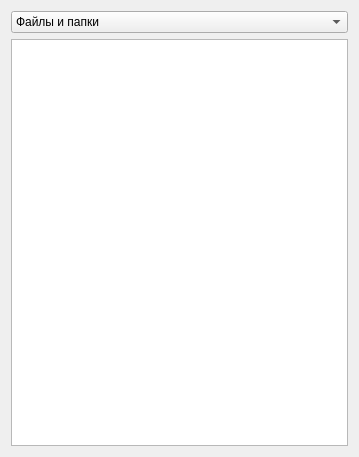
<?xml version="1.0" encoding="UTF-8"?>
<ui version="4.0">
 <class>TreeFilesWidget</class>
 <widget class="QFrame" name="TreeFilesWidget">
  <property name="geometry">
   <rect>
    <x>0</x>
    <y>0</y>
    <width>359</width>
    <height>457</height>
   </rect>
  </property>
  <property name="windowTitle">
   <string>Frame</string>
  </property>
  <layout class="QVBoxLayout" name="verticalLayout">
   <item>
    <widget class="QComboBox" name="comboBox">
     <item>
      <property name="text">
       <string>Файлы и папки</string>
      </property>
     </item>
     <item>
      <property name="text">
       <string>Открытые файлы</string>
      </property>
     </item>
    </widget>
   </item>
   <item>
    <widget class="QStackedWidget" name="stackedWidget">
     <property name="currentIndex">
      <number>1</number>
     </property>
     <widget class="QWidget" name="page">
      <layout class="QVBoxLayout" name="verticalLayout_2">
       <property name="leftMargin">
        <number>0</number>
       </property>
       <property name="topMargin">
        <number>0</number>
       </property>
       <property name="rightMargin">
        <number>0</number>
       </property>
       <property name="bottomMargin">
        <number>0</number>
       </property>
       <item>
        <widget class="QTreeWidget" name="treeWidget">
         <column>
          <property name="text">
           <string notr="true">1</string>
          </property>
         </column>
        </widget>
       </item>
      </layout>
     </widget>
     <widget class="QWidget" name="page_2">
      <layout class="QVBoxLayout" name="verticalLayout_3">
       <property name="leftMargin">
        <number>0</number>
       </property>
       <property name="topMargin">
        <number>0</number>
       </property>
       <property name="rightMargin">
        <number>0</number>
       </property>
       <property name="bottomMargin">
        <number>0</number>
       </property>
       <item>
        <widget class="QListWidget" name="listWidget"/>
       </item>
      </layout>
     </widget>
    </widget>
   </item>
  </layout>
 </widget>
 <resources/>
 <connections/>
</ui>
